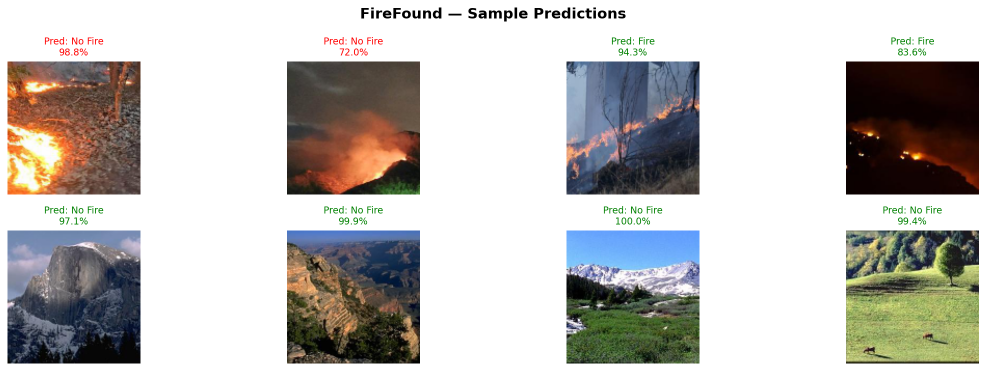
#> input picture sample_predictions.png, 1972 x 742 px (shown at 1/2 size)
$ python -i app.py   (imports and definitions only)
#> lines starting #> are read from the running program, lines starting #| are printed output that depends on the picture
from flask import Flask, render_template, request, jsonify, session, redirect, url_for
import os
import cv2
import numpy as np
import joblib
from functools import wraps

# [1 line not run here, left out]
# [1 line that did not run here, left out]

# Configuration
UPLOAD_FOLDER = 'static/uploads'
ALLOWED_EXTENSIONS = {'png', 'jpg', 'jpeg'}

# [1 line that did not run here, left out]
# [13 lines not run here, left out]

# Simple user storage (in production, use a proper database)
users = {}

# [7 lines left out: function login_required, not called in this run]

def allowed_file(filename):
    return '.' in filename and filename.rsplit('.', 1)[1].lower() in ALLOWED_EXTENSIONS

def extract_features(img_path):
#> called with img_path = 'sample_predictions.png'
    img = cv2.imread(img_path)
#> img is the input picture: shape (742, 1972, 3); mean B, G, R 185.6, 189, 191.5
    if img is None:
        return None
    img_resized = cv2.resize(img, (128, 128))  # Match training size (128x128, not 64x64)
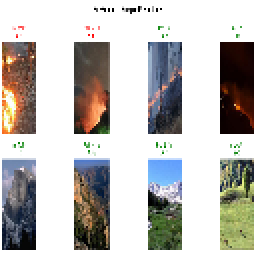
#> img_resized: shape (128, 128, 3) (shown 2 times larger); mean B, G, R 186.4, 189.8, 192.2

    # HOG features (must match training exactly)
    gray = cv2.cvtColor(img_resized, cv2.COLOR_BGR2GRAY)
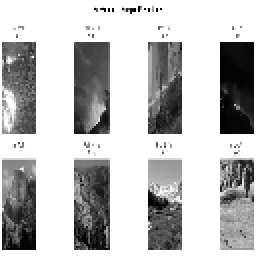
#> gray: shape (128, 128) (shown 2 times larger); min 0, max 255, mean 190.1
    hog = cv2.HOGDescriptor(
        _winSize=(128, 128),   # Match training
        _blockSize=(16, 16),   # Match training
        _blockStride=(8, 8),  # Match training
        _cellSize=(8, 8),     # Match training
        _nbins=9              # Match training
    )
    hog_feats = hog.compute(gray).flatten()
#> hog_feats = 8100 values, max 0.898 at index 3838, min 0 at index 0, mean 0.0963

    # HSV histogram features (must match training exactly)
    hsv_feat = cv2.cvtColor(img_resized, cv2.COLOR_BGR2HSV)
#> hsv_feat: shape (128, 128, 3); mean H, S, V 21.7, 44.5, 199
    hsv_features = []
    ranges = ([0, 180], [0, 256], [0, 256])  # H, S, V ranges
    for ch, (lo, hi) in enumerate(ranges):
        hist = cv2.calcHist([hsv_feat], [ch], None, [32], [lo, hi])  # 32 bins like training
        hist = cv2.normalize(hist, hist).flatten()  # L2-normalize like training
        hsv_features.extend(hist)
#> after the loop, hsv_features = 96 values, max 0.993 at index 95, min 0.00111 at index 13, mean 0.0491
    hsv_features = np.array(hsv_features)

    # Grayscale grid statistics (must match training exactly)
    grid = 4  # Match training
    h, w = gray.shape
#> h = 128; w = 128
    cell_h, cell_w = h // grid, w // grid
#> cell_h = 32; cell_w = 32
    stat_features = []
    for r in range(grid):
        for c in range(grid):
            cell = gray[
                r*cell_h:(r+1)*cell_h,
                c*cell_w:(c+1)*cell_w
            ].astype(np.float32)
            stat_features.append(cell.mean())
            stat_features.append(cell.std())
            # Simple skewness proxy: mean - median
            stat_features.append(cell.mean() - np.median(cell))
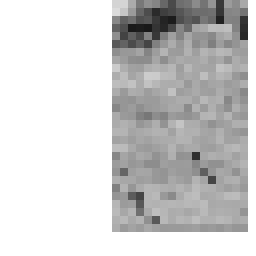
#> cell: shape (32, 32) float32 (shown 8 times larger); min 25, max 255, mean 206.2
#> after the loop, stat_features = 48 values, max 226.3 at index 0, min -93.75 at index 38, mean 79.73
    stat_features = np.array(stat_features)

    # Combine all features in original order (HOG + HSV + Stats)
    all_features = np.concatenate([hog_feats, hsv_features, stat_features])
#> all_features = 8244 values, max 226.3 at index 8196, min -93.75 at index 8234, mean 0.559

    print(f"🔍 Feature extraction details:")
    print(f"  HOG features: {len(hog_feats)}")
#|   HOG features: 8100
    print(f"  HSV features: {len(hsv_features)}")
#|   HSV features: 96
    print(f"  Stat features: {len(stat_features)}")
#|   Stat features: 48
    print(f"  Total features: {len(all_features)}")
#|   Total features: 8244

    # Ensure exactly 8244 features
    if len(all_features) != 8244:
        if len(all_features) > 8244:
            all_features = all_features[:8244]
            print(f"  ⚠️ Truncated to 8244 features")
        elif len(all_features) < 8244:
            padding = np.zeros(8244 - len(all_features))
            all_features = np.concatenate([all_features, padding])
            print(f"  ⚠️ Padded to 8244 features")

    return all_features

# [5 lines left out: function test_feature_extraction, not called in this run]

# Routes
# [3 lines that did not run here, left out]

# [13 lines that did not run here, left out]

# [21 lines that did not run here, left out]

# [4 lines that did not run here, left out]

# [4 lines that did not run here, left out]

# [4 lines that did not run here, left out]

# [3 lines that did not run here, left out]

# [3 lines that did not run here, left out]

# [21 lines that did not run here, left out]

# [75 lines that did not run here, left out]

# [2 lines not run here, left out]

>>> result = extract_features('sample_predictions.png')
#> result has the same summary as all_features in extract_features

$ run again, on confusion_heatmap.png
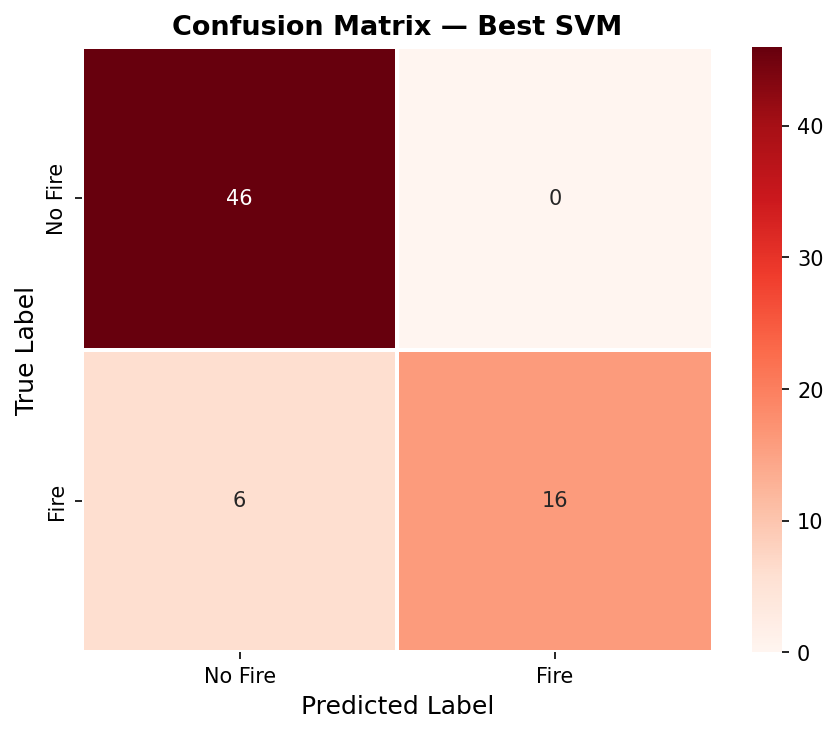
#> input picture confusion_heatmap.png, 838 x 734 px
#> in extract_features, img is the input picture: shape (734, 838, 3); mean B, G, R 181.7, 187.8, 227.6
#> in extract_features, `gray = cv2.cvtColor(img_resized, cv2.COLOR_BGR2GRAY)`:
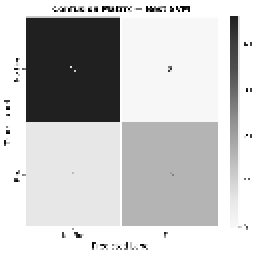
#> gray: shape (128, 128) (shown 2 times larger); min 0, max 255, mean 199.6
#> hog_feats = 8100 values, max 0.993 at index 5278, min 0 at index 0, mean 0.058
#> hsv_feat: shape (128, 128, 3); mean H, S, V 32.5, 71.2, 228.1
#> after the loop in extract_features, `for ch, (lo, hi) in enumerate(ranges):`: hsv_features = 96 values, max 0.984 at index 95, min 0 at index 3, mean 0.0514
#> after the loop in extract_features, `for r in range(grid):`:
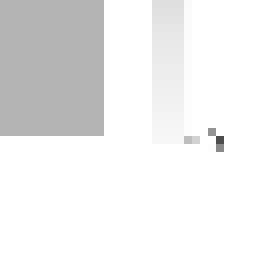
#> cell: shape (32, 32) float32 (shown 8 times larger); min 77, max 255, mean 237
#> after the loop in extract_features, `for r in range(grid):`: stat_features = 48 values, max 246.9 at index 36, min -98.36 at index 2, mean 84.54
#> all_features = 8244 values, max 246.9 at index 8232, min -98.36 at index 8198, mean 0.55
#|   HOG features: 8100
#|   HSV features: 96
#|   Stat features: 48
#|   Total features: 8244
#> result has the same summary as all_features in extract_features

$ run again, on confusion_matrix.png
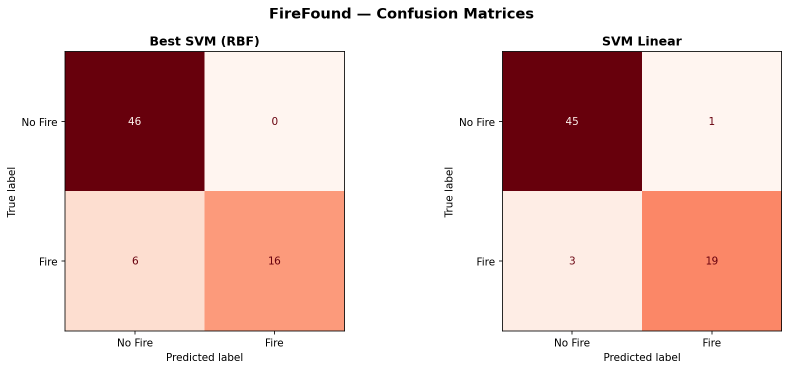
#> input picture confusion_matrix.png, 1578 x 740 px (shown at 1/2 size)
#> in extract_features, img is the input picture: shape (740, 1578, 3); mean B, G, R 192.8, 197.5, 229.9
#> in extract_features, `gray = cv2.cvtColor(img_resized, cv2.COLOR_BGR2GRAY)`:
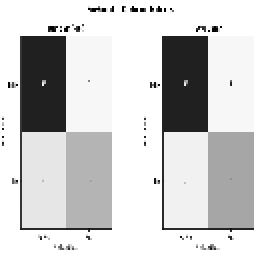
#> gray: shape (128, 128) (shown 2 times larger); min 0, max 255, mean 205.4
#> hog_feats = 8100 values, max 0.705 at index 567, min 0 at index 0, mean 0.0749
#> hsv_feat: shape (128, 128, 3); mean H, S, V 26.3, 58.6, 228.6
#> after the loop in extract_features, `for ch, (lo, hi) in enumerate(ranges):`: hsv_features = 96 values, max 0.988 at index 95, min 0 at index 2, mean 0.0489
#> after the loop in extract_features, `for r in range(grid):`:
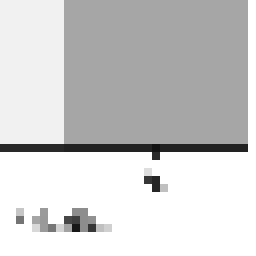
#> cell: shape (32, 32) float32 (shown 8 times larger); min 18, max 255, mean 207.1
#> after the loop in extract_features, `for r in range(grid):`: stat_features = 48 values, max 243.7 at index 42, min -106.1 at index 20, mean 82.72
#> all_features = 8244 values, max 243.7 at index 8238, min -106.1 at index 8216, mean 0.556
#|   HOG features: 8100
#|   HSV features: 96
#|   Stat features: 48
#|   Total features: 8244
#> result has the same summary as all_features in extract_features

$ run again, on feature_importance.png
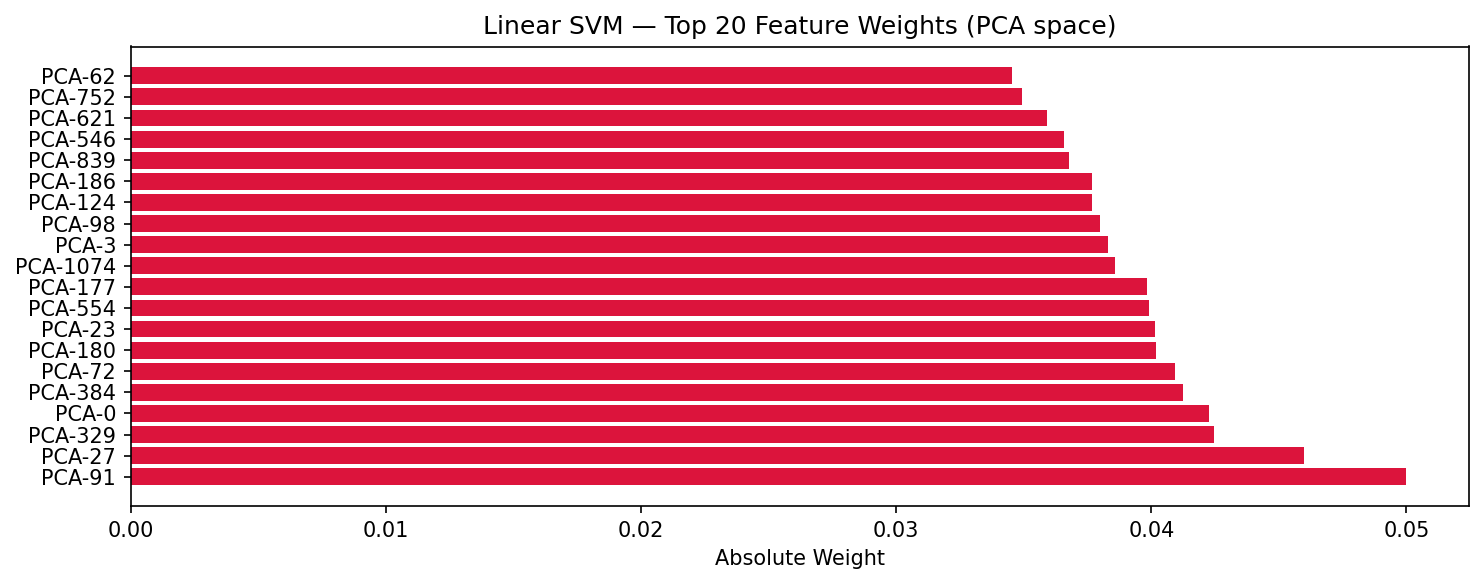
#> input picture feature_importance.png, 1484 x 584 px
#> in extract_features, img is the input picture: shape (584, 1484, 3); mean B, G, R 173, 157.3, 235.8
#> in extract_features, `gray = cv2.cvtColor(img_resized, cv2.COLOR_BGR2GRAY)`:
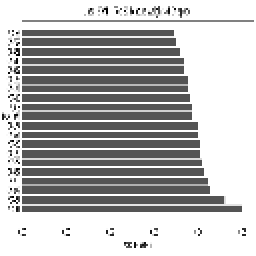
#> gray: shape (128, 128) (shown 2 times larger); min 0, max 255, mean 183.1
#> hog_feats = 8100 values, max 0.705 at index 5872, min 0 at index 1, mean 0.0656
#> hsv_feat: shape (128, 128, 3); mean H, S, V 73.3, 91, 236.6
#> after the loop in extract_features, `for ch, (lo, hi) in enumerate(ranges):`: hsv_features = 96 values, max 0.833 at index 32, min 0 at index 1, mean 0.045
#> after the loop in extract_features, `for r in range(grid):`:
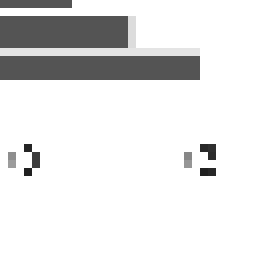
#> cell: shape (32, 32) float32 (shown 8 times larger); min 32, max 255, mean 227.2
#> after the loop in extract_features, `for r in range(grid):`: stat_features = 48 values, max 253.5 at index 21, min -72.87 at index 8, mean 81.49
#> all_features = 8244 values, max 253.5 at index 8217, min -72.87 at index 8204, mean 0.539
#|   HOG features: 8100
#|   HSV features: 96
#|   Stat features: 48
#|   Total features: 8244
#> result has the same summary as all_features in extract_features
